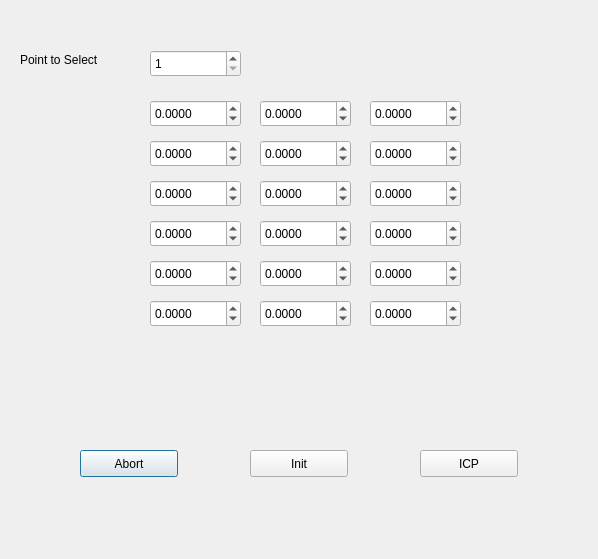
<?xml version="1.0" encoding="UTF-8"?>
<ui version="4.0">
 <class>dialog_init_allign</class>
 <widget class="QDialog" name="dialog_init_allign">
  <property name="geometry">
   <rect>
    <x>0</x>
    <y>0</y>
    <width>598</width>
    <height>559</height>
   </rect>
  </property>
  <property name="windowTitle">
   <string>Dialog</string>
  </property>
  <widget class="QDoubleSpinBox" name="x1">
   <property name="geometry">
    <rect>
     <x>150</x>
     <y>100</y>
     <width>91</width>
     <height>27</height>
    </rect>
   </property>
   <property name="decimals">
    <number>4</number>
   </property>
   <property name="minimum">
    <double>-100.000000000000000</double>
   </property>
   <property name="maximum">
    <double>100.000000000000000</double>
   </property>
   <property name="singleStep">
    <double>0.001000000000000</double>
   </property>
  </widget>
  <widget class="QSpinBox" name="spinBox">
   <property name="geometry">
    <rect>
     <x>150</x>
     <y>50</y>
     <width>91</width>
     <height>27</height>
    </rect>
   </property>
   <property name="minimum">
    <number>1</number>
   </property>
   <property name="maximum">
    <number>6</number>
   </property>
  </widget>
  <widget class="QDoubleSpinBox" name="y1">
   <property name="geometry">
    <rect>
     <x>260</x>
     <y>100</y>
     <width>91</width>
     <height>27</height>
    </rect>
   </property>
   <property name="decimals">
    <number>4</number>
   </property>
   <property name="minimum">
    <double>-100.000000000000000</double>
   </property>
   <property name="maximum">
    <double>100.000000000000000</double>
   </property>
   <property name="singleStep">
    <double>0.001000000000000</double>
   </property>
  </widget>
  <widget class="QDoubleSpinBox" name="z1">
   <property name="geometry">
    <rect>
     <x>370</x>
     <y>100</y>
     <width>91</width>
     <height>27</height>
    </rect>
   </property>
   <property name="decimals">
    <number>4</number>
   </property>
   <property name="minimum">
    <double>-100.000000000000000</double>
   </property>
   <property name="maximum">
    <double>100.000000000000000</double>
   </property>
   <property name="singleStep">
    <double>0.001000000000000</double>
   </property>
  </widget>
  <widget class="QLabel" name="label">
   <property name="geometry">
    <rect>
     <x>20</x>
     <y>50</y>
     <width>101</width>
     <height>20</height>
    </rect>
   </property>
   <property name="text">
    <string>Point to Select</string>
   </property>
  </widget>
  <widget class="QDoubleSpinBox" name="x2">
   <property name="geometry">
    <rect>
     <x>150</x>
     <y>140</y>
     <width>91</width>
     <height>27</height>
    </rect>
   </property>
   <property name="decimals">
    <number>4</number>
   </property>
   <property name="minimum">
    <double>-100.000000000000000</double>
   </property>
   <property name="maximum">
    <double>100.000000000000000</double>
   </property>
   <property name="singleStep">
    <double>0.001000000000000</double>
   </property>
  </widget>
  <widget class="QDoubleSpinBox" name="y2">
   <property name="geometry">
    <rect>
     <x>260</x>
     <y>140</y>
     <width>91</width>
     <height>27</height>
    </rect>
   </property>
   <property name="decimals">
    <number>4</number>
   </property>
   <property name="minimum">
    <double>-100.000000000000000</double>
   </property>
   <property name="maximum">
    <double>100.000000000000000</double>
   </property>
   <property name="singleStep">
    <double>0.001000000000000</double>
   </property>
  </widget>
  <widget class="QDoubleSpinBox" name="z2">
   <property name="geometry">
    <rect>
     <x>370</x>
     <y>140</y>
     <width>91</width>
     <height>27</height>
    </rect>
   </property>
   <property name="decimals">
    <number>4</number>
   </property>
   <property name="minimum">
    <double>-100.000000000000000</double>
   </property>
   <property name="maximum">
    <double>100.000000000000000</double>
   </property>
   <property name="singleStep">
    <double>0.001000000000000</double>
   </property>
  </widget>
  <widget class="QDoubleSpinBox" name="x3">
   <property name="geometry">
    <rect>
     <x>150</x>
     <y>180</y>
     <width>91</width>
     <height>27</height>
    </rect>
   </property>
   <property name="decimals">
    <number>4</number>
   </property>
   <property name="minimum">
    <double>-100.000000000000000</double>
   </property>
   <property name="maximum">
    <double>100.000000000000000</double>
   </property>
   <property name="singleStep">
    <double>0.001000000000000</double>
   </property>
  </widget>
  <widget class="QDoubleSpinBox" name="y3">
   <property name="geometry">
    <rect>
     <x>260</x>
     <y>180</y>
     <width>91</width>
     <height>27</height>
    </rect>
   </property>
   <property name="decimals">
    <number>4</number>
   </property>
   <property name="minimum">
    <double>-100.000000000000000</double>
   </property>
   <property name="maximum">
    <double>100.000000000000000</double>
   </property>
   <property name="singleStep">
    <double>0.001000000000000</double>
   </property>
  </widget>
  <widget class="QDoubleSpinBox" name="z3">
   <property name="geometry">
    <rect>
     <x>370</x>
     <y>180</y>
     <width>91</width>
     <height>27</height>
    </rect>
   </property>
   <property name="decimals">
    <number>4</number>
   </property>
   <property name="minimum">
    <double>-100.000000000000000</double>
   </property>
   <property name="maximum">
    <double>100.000000000000000</double>
   </property>
   <property name="singleStep">
    <double>0.001000000000000</double>
   </property>
  </widget>
  <widget class="QDoubleSpinBox" name="x4">
   <property name="geometry">
    <rect>
     <x>150</x>
     <y>220</y>
     <width>91</width>
     <height>27</height>
    </rect>
   </property>
   <property name="decimals">
    <number>4</number>
   </property>
   <property name="minimum">
    <double>-100.000000000000000</double>
   </property>
   <property name="maximum">
    <double>100.000000000000000</double>
   </property>
   <property name="singleStep">
    <double>0.001000000000000</double>
   </property>
  </widget>
  <widget class="QDoubleSpinBox" name="y4">
   <property name="geometry">
    <rect>
     <x>260</x>
     <y>220</y>
     <width>91</width>
     <height>27</height>
    </rect>
   </property>
   <property name="decimals">
    <number>4</number>
   </property>
   <property name="minimum">
    <double>-100.000000000000000</double>
   </property>
   <property name="maximum">
    <double>100.000000000000000</double>
   </property>
   <property name="singleStep">
    <double>0.001000000000000</double>
   </property>
  </widget>
  <widget class="QDoubleSpinBox" name="z4">
   <property name="geometry">
    <rect>
     <x>370</x>
     <y>220</y>
     <width>91</width>
     <height>27</height>
    </rect>
   </property>
   <property name="decimals">
    <number>4</number>
   </property>
   <property name="minimum">
    <double>-100.000000000000000</double>
   </property>
   <property name="maximum">
    <double>100.000000000000000</double>
   </property>
   <property name="singleStep">
    <double>0.001000000000000</double>
   </property>
  </widget>
  <widget class="QDoubleSpinBox" name="x5">
   <property name="geometry">
    <rect>
     <x>150</x>
     <y>260</y>
     <width>91</width>
     <height>27</height>
    </rect>
   </property>
   <property name="decimals">
    <number>4</number>
   </property>
   <property name="minimum">
    <double>-100.000000000000000</double>
   </property>
   <property name="maximum">
    <double>100.000000000000000</double>
   </property>
   <property name="singleStep">
    <double>0.001000000000000</double>
   </property>
  </widget>
  <widget class="QDoubleSpinBox" name="y5">
   <property name="geometry">
    <rect>
     <x>260</x>
     <y>260</y>
     <width>91</width>
     <height>27</height>
    </rect>
   </property>
   <property name="decimals">
    <number>4</number>
   </property>
   <property name="minimum">
    <double>-100.000000000000000</double>
   </property>
   <property name="maximum">
    <double>100.000000000000000</double>
   </property>
   <property name="singleStep">
    <double>0.001000000000000</double>
   </property>
  </widget>
  <widget class="QDoubleSpinBox" name="z5">
   <property name="geometry">
    <rect>
     <x>370</x>
     <y>260</y>
     <width>91</width>
     <height>27</height>
    </rect>
   </property>
   <property name="decimals">
    <number>4</number>
   </property>
   <property name="minimum">
    <double>-100.000000000000000</double>
   </property>
   <property name="maximum">
    <double>100.000000000000000</double>
   </property>
   <property name="singleStep">
    <double>0.001000000000000</double>
   </property>
  </widget>
  <widget class="QDoubleSpinBox" name="x6">
   <property name="geometry">
    <rect>
     <x>150</x>
     <y>300</y>
     <width>91</width>
     <height>27</height>
    </rect>
   </property>
   <property name="decimals">
    <number>4</number>
   </property>
   <property name="minimum">
    <double>-100.000000000000000</double>
   </property>
   <property name="maximum">
    <double>100.000000000000000</double>
   </property>
   <property name="singleStep">
    <double>0.001000000000000</double>
   </property>
  </widget>
  <widget class="QDoubleSpinBox" name="y6">
   <property name="geometry">
    <rect>
     <x>260</x>
     <y>300</y>
     <width>91</width>
     <height>27</height>
    </rect>
   </property>
   <property name="decimals">
    <number>4</number>
   </property>
   <property name="minimum">
    <double>-100.000000000000000</double>
   </property>
   <property name="maximum">
    <double>100.000000000000000</double>
   </property>
   <property name="singleStep">
    <double>0.001000000000000</double>
   </property>
  </widget>
  <widget class="QDoubleSpinBox" name="z6">
   <property name="geometry">
    <rect>
     <x>370</x>
     <y>300</y>
     <width>91</width>
     <height>27</height>
    </rect>
   </property>
   <property name="decimals">
    <number>4</number>
   </property>
   <property name="minimum">
    <double>-100.000000000000000</double>
   </property>
   <property name="maximum">
    <double>100.000000000000000</double>
   </property>
   <property name="singleStep">
    <double>0.001000000000000</double>
   </property>
  </widget>
  <widget class="QPushButton" name="abort_button">
   <property name="geometry">
    <rect>
     <x>80</x>
     <y>450</y>
     <width>98</width>
     <height>27</height>
    </rect>
   </property>
   <property name="text">
    <string>Abort</string>
   </property>
  </widget>
  <widget class="QPushButton" name="init_button">
   <property name="geometry">
    <rect>
     <x>250</x>
     <y>450</y>
     <width>98</width>
     <height>27</height>
    </rect>
   </property>
   <property name="text">
    <string>Init</string>
   </property>
  </widget>
  <widget class="QPushButton" name="pushButton">
   <property name="geometry">
    <rect>
     <x>420</x>
     <y>450</y>
     <width>98</width>
     <height>27</height>
    </rect>
   </property>
   <property name="text">
    <string>ICP</string>
   </property>
  </widget>
 </widget>
 <resources/>
 <connections/>
</ui>
